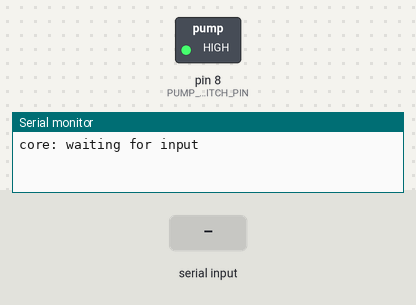
Simulated run of this sketch. Board: Arduino Uno, built with avr-gcc and run on an emulated ATmega328P. Parts: switched loads named in the sketch (green lamp = pin HIGH), the last lines printed to the serial monitor. The test bench sets the inputs (shaded band).

Above: at 1.2 s.
1.3 s: "1" received over Serial
At 1.7 s:
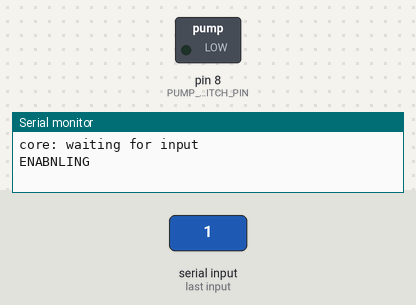
2.8 s: "2" received over Serial
At 4.0 s:
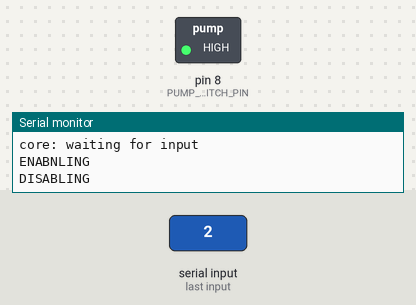
Timing chart, 0 to 5.8 s (numbered marks = the images above; inputs shaded):
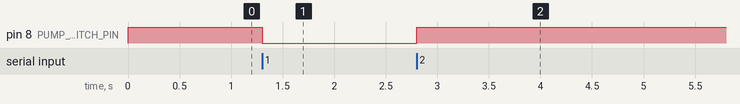

Measured:
- after the input at 1.3 s, pin 8 (PUMP_SWITCH_PIN): HIGH → LOW at once
- after the input at 2.8 s, pin 8 (PUMP_SWITCH_PIN): LOW → HIGH at once

The sketch:

Bichette.ino
```cpp
#define PUMP_SWITCH_PIN   8

void setup() {
  Serial.begin(9600);
  Serial.println("core: waiting for input");

  pinMode(PUMP_SWITCH_PIN, OUTPUT);
  digitalWrite(PUMP_SWITCH_PIN, HIGH);
}

int current_mode = 0;
unsigned long change_time = 0;

void pump_enable() {
  Serial.println("ENABNLING");
  digitalWrite(PUMP_SWITCH_PIN, LOW);

  current_mode = 1;
  change_time = millis();
}

void pump_disable() {
  Serial.println("DISABLING");
  digitalWrite(PUMP_SWITCH_PIN, HIGH);

  current_mode = 0;
  change_time = millis();
}

void loop() {
  unsigned long now = millis();

  // check for roll overs
  if(now < change_time) {
    // force disable, let's not risk days of pumping.
    // this will probably never happen
    // but we all know things which should never happen... happens.
    pump_disable();
  }

  unsigned long difftime = now - change_time;
  if(current_mode == 1) {
    // let's automatically stop pump after 10 seconds as
    // watchdog to avoid flooding the appartment (again)
    if(difftime > 10000) {
      Serial.println("WATCH TIMEOUT REACHED -- EMERGENCY STOP");
      pump_disable();
    }
  }

  // checking for new mode
  if (Serial.available() > 0) {
    int newmode = Serial.read();

    if(newmode < '0' || newmode > '2') {
      Serial.println("[-] unknown mode requested");
      return;
    }

    if(newmode == '1') {
      pump_enable();
    }

    if(newmode == '2') {
      pump_disable();
    }
  }
}
```
